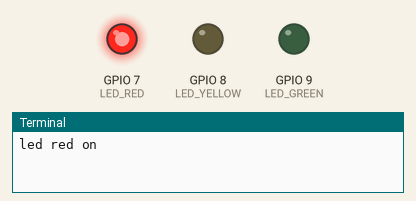
Bench run of a program on a simulated Raspberry Pi (BCM pin numbers). On the bench: output pins drawn as LEDs (lit = HIGH), the last lines printed to the terminal. At 6.0 s the program stops and its outputs stay as they are.

Above: at 0.1 s.
At 2.1 s:
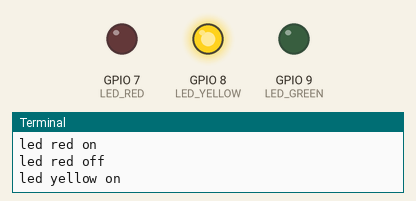
At 4.1 s:
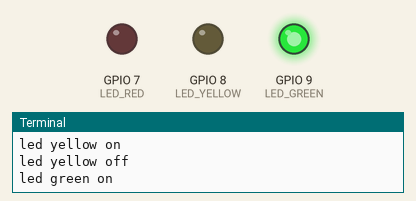
At 6.1 s:
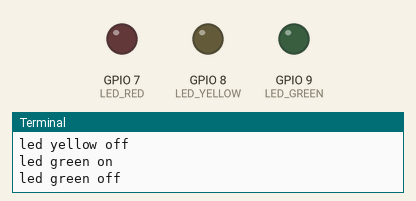
Timing chart, 0 to 7.5 s (numbered marks = the images above):
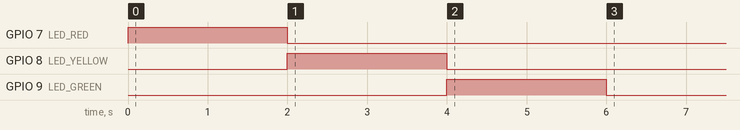

The program:

led_blink_task.py
```python
import RPi.GPIO as GPIO
import time

LED_RED = 7
LED_YELLOW = 8
LED_GREEN = 9
GPIO.setmode(GPIO.BCM)
GPIO.setup(LED_RED, GPIO.OUT)
GPIO.setup(LED_YELLOW, GPIO.OUT)
GPIO.setup(LED_GREEN, GPIO.OUT)

GPIO.output(LED_RED, GPIO.HIGH)
print("led red on")
time.sleep(2)
GPIO.output(LED_RED, GPIO.LOW)
print("led red off")
GPIO.output(LED_YELLOW, GPIO.HIGH)
print("led yellow on")
time.sleep(2)
GPIO.output(LED_YELLOW, GPIO.LOW)
print("led yellow off")
GPIO.output(LED_GREEN, GPIO.HIGH)
print("led green on")
time.sleep(2)
GPIO.output(LED_GREEN, GPIO.LOW)
print("led green off")

GPIO.cleanup()
```

Measured:
- by itself, GPIO 7 (LED_RED): LOW → HIGH at 0.00 s, → LOW 2.0 s later
- by itself, GPIO 8 (LED_YELLOW): LOW → HIGH at 2.0 s, → LOW 2.0 s later
- by itself, GPIO 9 (LED_GREEN): LOW → HIGH at 4.0 s, → LOW 2.0 s later
